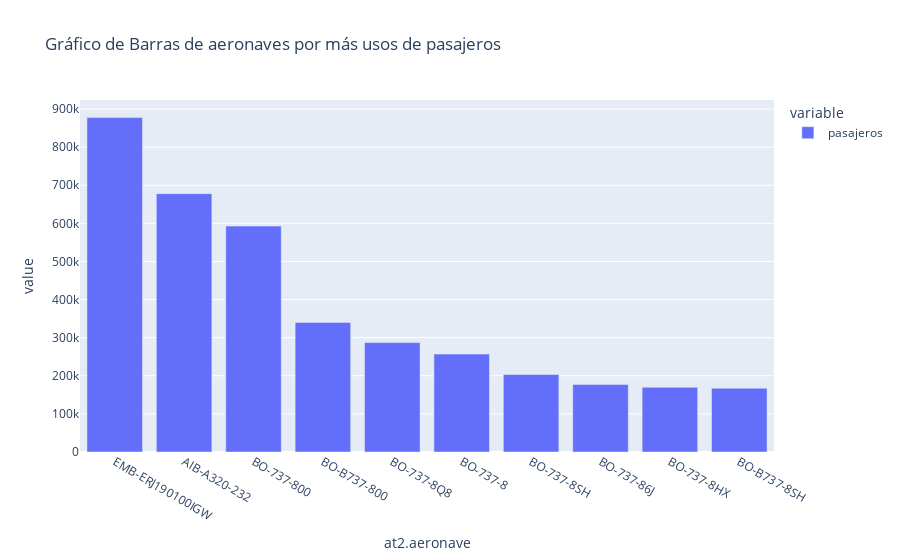

Source (notebook cell):
### Code cell
fig2 = px.bar(AgrupaAero,  title='Gráfico de Barras de aeronaves por más usos de pasajeros')
fig2.show()

### Figure 1 — Plotly figure (JSON) as saved in the notebook; plotly's stock layout.template omitted (floating-point values rounded to 4 significant figures)
{"data": [{"alignmentgroup": "True", "hovertemplate": "variable=pasajeros<br>at2.aeronave=%{x}<br>value=%{y}<extra></extra>", "legendgroup": "pasajeros", "marker": {"color": "#636efa", "pattern": {"shape": ""}}, "name": "pasajeros", "offsetgroup": "pasajeros", "orientation": "v", "showlegend": true, "textposition": "auto", "type": "bar", "x": ["EMB-ERJ190100IGW", "AIB-A320-232", "BO-737-800", "BO-B737-800", "BO-737-8Q8", "BO-737-8", "BO-737-8SH", "BO-737-86J", "BO-737-8HX", "BO-B737-8SH"], "xaxis": "x", "y": [877446, 677941, 592813, 340073, 287071, 256945, 203337, 177034, 169802, 167344], "yaxis": "y"}], "layout": {"autosize": true, "barmode": "relative", "legend": {"title": {"text": "variable"}, "tracegroupgap": 0}, "title": {"text": "Gráfico de Barras de aeronaves por más usos de pasajeros"}, "xaxis": {"anchor": "y", "autorange": true, "domain": [0, 1], "range": [-0.5, 9.5], "title": {"text": "at2.aeronave"}, "type": "category"}, "yaxis": {"anchor": "x", "autorange": true, "domain": [0, 1], "range": [0, 923600.0], "title": {"text": "value"}, "type": "linear"}}}
